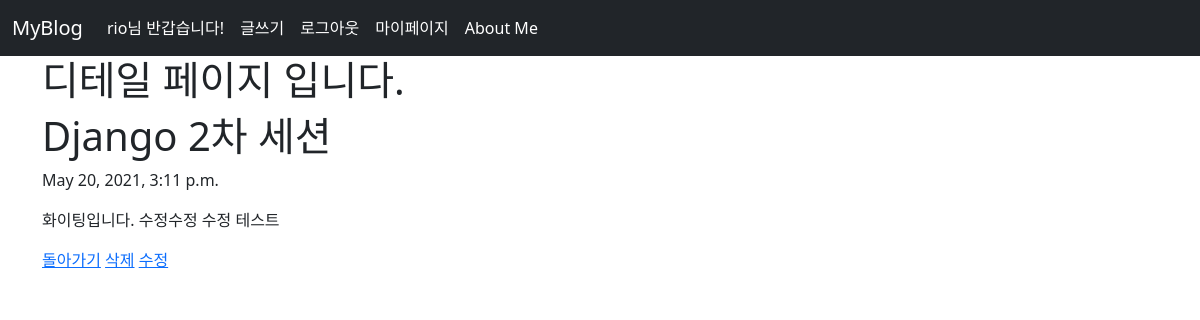
The page /blog/3/ (signed in) on the database its author committed.
### blog/models.py (models this page shows, shortened)
class Blog(models.Model):
    title = models.CharField(max_length=200)
    pub_date = models.DateTimeField('date published')
    body = models.TextField(null=True)

### blog/views.py (the view)
# urls.py: path('<int:blog_id>/',views.detail,name='detail'),
def detail(request, blog_id):
    blog_detail = Blog.objects.get(id = blog_id)
    return render(request, 'detail.html',{'blog':blog_detail})

### blog/templates/detail.html
{% extends 'base.html'%}
{% block content%}
  <h1>디테일 페이지 입니다.</h1>
  <h1>{{blog.title}}</h1>
  <p>{{blog.pub_date}}</p>
  <p>{{blog.body}}</p>
  <a href="{% url 'home' %}">돌아가기</a>
  <a href="{% url 'delete' blog.id %}">삭제</a>
  <a href="{% url 'edit' blog.id %}">수정</a>
{%endblock%}

### rioproject/templates/base.html (shortened to what this page needs)
<!DOCTYPE html>
<html lang="en">
<head>
    <link href="https://cdn.jsdelivr.net/npm/bootstrap@5.0.1/dist/css/bootstrap.min.css" rel="stylesheet">
</head>
<body>
    <nav class="navbar navbar-expand-lg navbar-dark bg-dark">
        <div class="container-fluid">
          <a class="navbar-brand" href="{% url 'home' %}">MyBlog</a>
          <div class="collapse navbar-collapse" id="navbarNav">
            <ul class="navbar-nav">
            {%if user.is_authenticated%}
              <li class="nav-item">
                <a class="nav-link active" aria-current="page">{{user.username}}님 반갑습니다!</a>
              </li>
              <li class="nav-item">
                <a class="nav-link active" aria-current="page" href="{% url 'new' %}">글쓰기</a>
              </li>
              <li class="nav-item">
                <a class="nav-link active" aria-current="page" href="{% url 'logout' %}">로그아웃</a>
              </li>
              <li class="nav-item">
                <a class="nav-link active" aria-current="page" href="{% url 'mypage' %}">마이페이지</a>
              </li>
              <li class="nav-item">
                <a class="nav-link active" href="{% url 'aboutme' %}">About Me</a>
              </li>
            {%endif%}
            </ul>
          </div>
        </div>
      </nav>
      <div class = "container">
          {%block content%}
          {%endblock%}
      </div>
</body>
</html>

### rows shown on the page
Blog: title "Django 2차 세션", pub_date "May 20, 2021, 3:11 p.m.", body "화이팅입니다. 수정수정 수정 테스트"

### other values the page prints
{{ user.username }} "rio"
